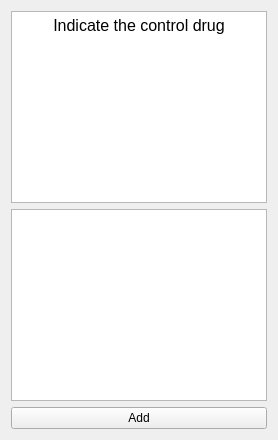
          <widget class="QWidget" name="tab_clinical_control_drug">
           <attribute name="title">
            <string>Control drug</string>
           </attribute>
           <layout class="QGridLayout" name="gridLayout_26">
            <item row="0" column="0">
             <widget class="QTextEdit" name="textEdit_clinical_control">
              <property name="readOnly">
               <bool>true</bool>
              </property>
              <property name="html">
               <string>&lt;!DOCTYPE HTML PUBLIC &quot;-//W3C//DTD HTML 4.0//EN&quot; &quot;http://www.w3.org/TR/REC-html40/strict.dtd&quot;&gt;
&lt;html&gt;&lt;head&gt;&lt;meta name=&quot;qrichtext&quot; content=&quot;1&quot; /&gt;&lt;meta charset=&quot;utf-8&quot; /&gt;&lt;style type=&quot;text/css&quot;&gt;
p, li { white-space: pre-wrap; }
hr { height: 1px; border-width: 0; }
li.unchecked::marker { content: &quot;\2610&quot;; }
li.checked::marker { content: &quot;\2612&quot;; }
&lt;/style&gt;&lt;/head&gt;&lt;body style=&quot; font-family:'Sans Serif'; font-size:9pt; font-weight:400; font-style:normal;&quot;&gt;
&lt;p align=&quot;center&quot; style=&quot; margin-top:0px; margin-bottom:0px; margin-left:0px; margin-right:0px; -qt-block-indent:0; text-indent:0px;&quot;&gt;&lt;span style=&quot; font-size:12pt;&quot;&gt;Indicate the control drug&lt;/span&gt;&lt;/p&gt;&lt;/body&gt;&lt;/html&gt;</string>
              </property>
             </widget>
            </item>
            <item row="1" column="0">
             <widget class="QTextEdit" name="textEdit_clinical_control_new"/>
            </item>
            <item row="2" column="0">
             <widget class="QPushButton" name="pushButton_clinical_control_add">
              <property name="text">
               <string>Add</string>
              </property>
             </widget>
            </item>
           </layout>
          </widget>
